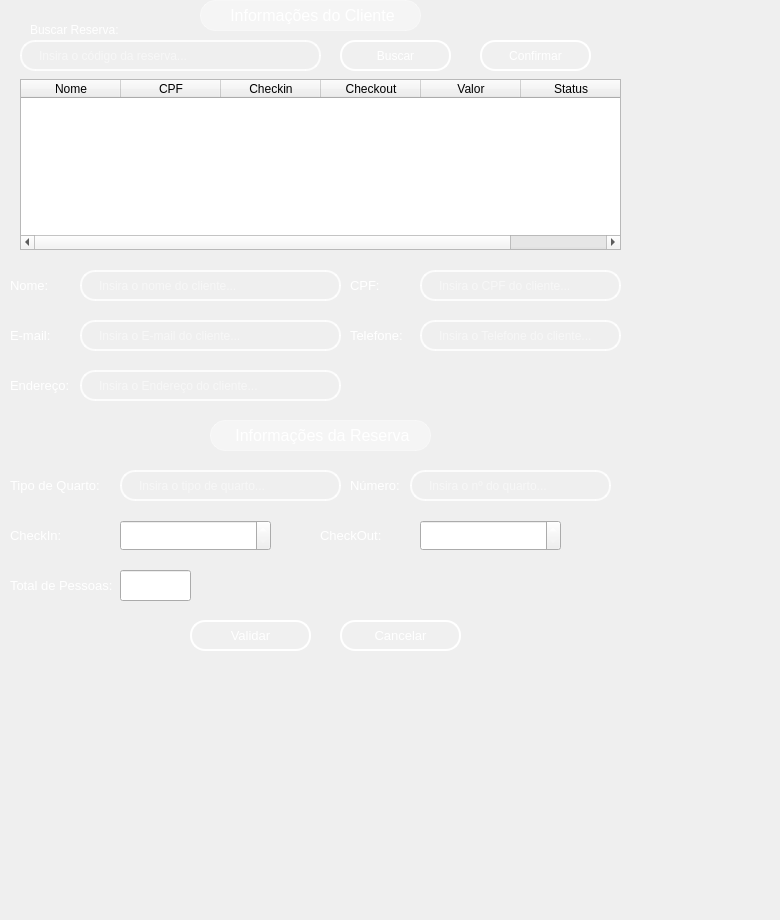
       <widget class="QWidget" name="page_13">
        <widget class="QLabel" name="label_17">
         <property name="geometry">
          <rect>
           <x>200</x>
           <y>0</y>
           <width>221</width>
           <height>31</height>
          </rect>
         </property>
         <property name="font">
          <font>
           <pointsize>12</pointsize>
           <weight>50</weight>
           <bold>false</bold>
          </font>
         </property>
         <property name="styleSheet">
          <string notr="true">QWidget {
    background-color: rgba(255, 255, 255, 90); /* 20% de opacidade */
    border-radius: 15px;
    border: 1px solid rgba(255, 255, 255, 100);
    backdrop-filter: blur(10px);
    /* Sombra inicial sutil nas laterais */
    box-shadow: 0 0 5px rgba(255, 255, 255, 50);
    /* Transição suave para sombra e fundo */
    transition: box-shadow 0.5s ease, background-color 0.5s ease, border 0.5s ease;
}

QWidget:hover {
    background-color: rgba(255, 255, 255, 110); /* Aumenta o brilho */
    border: 1px solid rgba(255, 255, 255, 130);
    /* Sombra mais intensa nas laterais, simulando brilho em movimento */
    box-shadow: 10px 0 15px rgba(255, 255, 255, 100), 
                -10px 0 15px rgba(255, 255, 255, 100);
}</string>
         </property>
         <property name="text">
          <string>&lt;html&gt;&lt;head/&gt;&lt;body&gt;&lt;p align=&quot;center&quot;&gt;&lt;span style=&quot; color:#ffffff;&quot;&gt;Informações do Cliente&lt;/span&gt;&lt;/p&gt;&lt;/body&gt;&lt;/html&gt;</string>
         </property>
        </widget>
        <widget class="QLabel" name="label_23">
         <property name="geometry">
          <rect>
           <x>210</x>
           <y>420</y>
           <width>221</width>
           <height>31</height>
          </rect>
         </property>
         <property name="font">
          <font>
           <pointsize>12</pointsize>
          </font>
         </property>
         <property name="styleSheet">
          <string notr="true">QWidget {
    background-color: rgba(255, 255, 255, 90); /* 20% de opacidade */
    border-radius: 15px;
    border: 1px solid rgba(255, 255, 255, 100);
    backdrop-filter: blur(10px);
    /* Sombra inicial sutil nas laterais */
    box-shadow: 0 0 5px rgba(255, 255, 255, 50);
    /* Transição suave para sombra e fundo */
    transition: box-shadow 0.5s ease, background-color 0.5s ease, border 0.5s ease;
}

QWidget:hover {
    background-color: rgba(255, 255, 255, 110); /* Aumenta o brilho */
    border: 1px solid rgba(255, 255, 255, 130);
    /* Sombra mais intensa nas laterais, simulando brilho em movimento */
    box-shadow: 10px 0 15px rgba(255, 255, 255, 100), 
                -10px 0 15px rgba(255, 255, 255, 100);
}</string>
         </property>
         <property name="text">
          <string>&lt;html&gt;&lt;head/&gt;&lt;body&gt;&lt;p align=&quot;center&quot;&gt;&lt;span style=&quot; color:#ffffff;&quot;&gt;Informações da Reserva&lt;/span&gt;&lt;/p&gt;&lt;/body&gt;&lt;/html&gt;</string>
         </property>
        </widget>
        <widget class="QLabel" name="label_40">
         <property name="geometry">
          <rect>
           <x>30</x>
           <y>20</y>
           <width>91</width>
           <height>21</height>
          </rect>
         </property>
         <property name="text">
          <string>&lt;html&gt;&lt;head/&gt;&lt;body&gt;&lt;p&gt;&lt;span style=&quot; font-size:9pt; color:#ffffff;&quot;&gt;Buscar Reserva:&lt;/span&gt;&lt;/p&gt;&lt;/body&gt;&lt;/html&gt;</string>
         </property>
        </widget>
        <widget class="QLineEdit" name="lineEdit_17">
         <property name="enabled">
          <bool>true</bool>
         </property>
         <property name="geometry">
          <rect>
           <x>20</x>
           <y>40</y>
           <width>301</width>
           <height>31</height>
          </rect>
         </property>
         <property name="styleSheet">
          <string notr="true">QLineEdit {
    /* Borda e fundo */
    border: 2px solid rgba(255, 255, 255, 200);
    border-radius: 15px;
    background-color: rgba(0, 0, 0, 0); /* Totalmente transparente */
    
    /* Espaçamento interno */
    padding: 5px 15px;
    
    /* Cor do texto */
    color: white;
    
    /* Melhora a renderização */
    background-clip: padding-box;
}

/* Efeito ao focar */
QLineEdit:focus {
    border: 2px solid rgba(255, 255, 255, 255);
    background-color: rgba(255, 255, 255, 60);
}</string>
         </property>
         <property name="placeholderText">
          <string>Insira o código da reserva...</string>
         </property>
        </widget>
        <widget class="QPushButton" name="pushButton_8">
         <property name="geometry">
          <rect>
           <x>340</x>
           <y>40</y>
           <width>111</width>
           <height>31</height>
          </rect>
         </property>
         <property name="styleSheet">
          <string notr="true">QPushButton {
    background-color: rgba(255, 255, 255, 0.5);
    border: 5px solid rgba(255, 255, 255, 0.3); /* Borda branca translúcida */
    color: #333333; /* Texto totalmente opaco */
}

QPushButton:hover {
    background-color: rgba(207, 216, 220, 100);
    border-color:rgba(255, 255, 255,255);
    
}

QPushButton:pressed {
    background-color: #A0B2C8; /* Azul acinzentado */
border-color: #003366; /* Azul escuro */
color: #003366;
}
 QPushButton{border: 2px solid rgba(255, 255, 255, 200);
    border-radius: 15px;
    background-color: rgba(0, 0, 0, 0); /* Totalmente transparente */
    
    /* Espaçamento interno */
    padding: 2px 15px;
    
    /* Cor do texto */
    color: white;
    
    /* Melhora a renderização */
    background-clip: padding-box;
}

/* Efeito ao focar */
QPushButton {
    border: 2px solid rgba(255, 255, 255, 255);
    background-color: rgba(255, 255, 255, 20);
}</string>
         </property>
         <property name="text">
          <string>Buscar</string>
         </property>
        </widget>
        <widget class="QPushButton" name="bttn_confirm_2">
         <property name="geometry">
          <rect>
           <x>480</x>
           <y>40</y>
           <width>111</width>
           <height>31</height>
          </rect>
         </property>
         <property name="styleSheet">
          <string notr="true">QPushButton {
    background-color: rgba(255, 255, 255, 0.5);
    border: 5px solid rgba(255, 255, 255, 0.3); /* Borda branca translúcida */
    color: #333333; /* Texto totalmente opaco */
}

QPushButton:hover {
    background-color: rgba(207, 216, 220, 100);
    border-color:rgba(255, 255, 255,255);
    
}

QPushButton:pressed {
    background-color: #A0B2C8; /* Azul acinzentado */
border-color: #003366; /* Azul escuro */
color: #003366;
}
 QPushButton{border: 2px solid rgba(255, 255, 255, 200);
    border-radius: 15px;
    background-color: rgba(0, 0, 0, 0); /* Totalmente transparente */
    
    /* Espaçamento interno */
    padding: 5px 15px;
    
    /* Cor do texto */
    color: white;
    
    /* Melhora a renderização */
    background-clip: padding-box;
}

/* Efeito ao focar */
QPushButton {
    border: 2px solid rgba(255, 255, 255, 255);
    background-color: rgba(255, 255, 255, 20);
}</string>
         </property>
         <property name="text">
          <string>Confirmar</string>
         </property>
        </widget>
        <widget class="QTableWidget" name="tableWidget_4">
         <property name="geometry">
          <rect>
           <x>20</x>
           <y>79</y>
           <width>601</width>
           <height>171</height>
          </rect>
         </property>
         <column>
          <property name="text">
           <string>Nome</string>
          </property>
         </column>
         <column>
          <property name="text">
           <string>CPF</string>
          </property>
         </column>
         <column>
          <property name="text">
           <string>Checkin</string>
          </property>
         </column>
         <column>
          <property name="text">
           <string>Checkout</string>
          </property>
         </column>
         <column>
          <property name="text">
           <string>Valor</string>
          </property>
         </column>
         <column>
          <property name="text">
           <string>Status</string>
          </property>
         </column>
        </widget>
        <widget class="QLabel" name="label_18">
         <property name="geometry">
          <rect>
           <x>10</x>
           <y>260</y>
           <width>341</width>
           <height>51</height>
          </rect>
         </property>
         <property name="text">
          <string>&lt;html&gt;&lt;head/&gt;&lt;body&gt;&lt;p&gt;&lt;span style=&quot; font-size:10pt; color:#ffffff;&quot;&gt;Nome:&lt;/span&gt;&lt;/p&gt;&lt;/body&gt;&lt;/html&gt;</string>
         </property>
        </widget>
        <widget class="QLineEdit" name="lineEdit_9">
         <property name="enabled">
          <bool>true</bool>
         </property>
         <property name="geometry">
          <rect>
           <x>80</x>
           <y>270</y>
           <width>261</width>
           <height>31</height>
          </rect>
         </property>
         <property name="styleSheet">
          <string notr="true">QLineEdit {
    /* Borda e fundo */
    border: 2px solid rgba(255, 255, 255, 200);
    border-radius: 15px;
    background-color: rgba(0, 0, 0, 0); /* Totalmente transparente */
    
    /* Espaçamento interno */
    padding: 5px 15px;
    
    /* Cor do texto */
    color: white;
    
    /* Melhora a renderização */
    background-clip: padding-box;
}

/* Efeito ao focar */
QLineEdit:focus {
    border: 2px solid rgba(255, 255, 255, 255);
    background-color: rgba(255, 255, 255, 60);
}</string>
         </property>
         <property name="placeholderText">
          <string>Insira o nome do cliente...</string>
         </property>
        </widget>
        <widget class="QLabel" name="label_19">
         <property name="geometry">
          <rect>
           <x>350</x>
           <y>260</y>
           <width>281</width>
           <height>51</height>
          </rect>
         </property>
         <property name="text">
          <string>&lt;html&gt;&lt;head/&gt;&lt;body&gt;&lt;p&gt;&lt;span style=&quot; font-size:10pt; color:#ffffff;&quot;&gt;CPF:&lt;/span&gt;&lt;/p&gt;&lt;/body&gt;&lt;/html&gt;</string>
         </property>
        </widget>
        <widget class="QLineEdit" name="lineEdit_10">
         <property name="enabled">
          <bool>true</bool>
         </property>
         <property name="geometry">
          <rect>
           <x>420</x>
           <y>270</y>
           <width>201</width>
           <height>31</height>
          </rect>
         </property>
         <property name="styleSheet">
          <string notr="true">QLineEdit {
    /* Borda e fundo */
    border: 2px solid rgba(255, 255, 255, 200);
    border-radius: 15px;
    background-color: rgba(0, 0, 0, 0); /* Totalmente transparente */
    
    /* Espaçamento interno */
    padding: 5px 15px;
    
    /* Cor do texto */
    color: white;
    
    /* Melhora a renderização */
    background-clip: padding-box;
}

/* Efeito ao focar */
QLineEdit:focus {
    border: 2px solid rgba(255, 255, 255, 255);
    background-color: rgba(255, 255, 255, 60);
}</string>
         </property>
         <property name="text">
          <string/>
         </property>
         <property name="placeholderText">
          <string>Insira o CPF do cliente...</string>
         </property>
        </widget>
        <widget class="QLabel" name="label_20">
         <property name="geometry">
          <rect>
           <x>10</x>
           <y>310</y>
           <width>341</width>
           <height>51</height>
          </rect>
         </property>
         <property name="text">
          <string>&lt;html&gt;&lt;head/&gt;&lt;body&gt;&lt;p&gt;&lt;span style=&quot; font-size:10pt; color:#ffffff;&quot;&gt;E-mail:&lt;/span&gt;&lt;/p&gt;&lt;/body&gt;&lt;/html&gt;</string>
         </property>
        </widget>
        <widget class="QLineEdit" name="lineEdit_11">
         <property name="enabled">
          <bool>true</bool>
         </property>
         <property name="geometry">
          <rect>
           <x>80</x>
           <y>320</y>
           <width>261</width>
           <height>31</height>
          </rect>
         </property>
         <property name="styleSheet">
          <string notr="true">QLineEdit {
    /* Borda e fundo */
    border: 2px solid rgba(255, 255, 255, 200);
    border-radius: 15px;
    background-color: rgba(0, 0, 0, 0); /* Totalmente transparente */
    
    /* Espaçamento interno */
    padding: 5px 15px;
    
    /* Cor do texto */
    color: white;
    
    /* Melhora a renderização */
    background-clip: padding-box;
}

/* Efeito ao focar */
QLineEdit:focus {
    border: 2px solid rgba(255, 255, 255, 255);
    background-color: rgba(255, 255, 255, 60);
}</string>
         </property>
         <property name="placeholderText">
          <string>Insira o E-mail do cliente...</string>
         </property>
        </widget>
        <widget class="QLineEdit" name="lineEdit_12">
         <property name="enabled">
          <bool>true</bool>
         </property>
         <property name="geometry">
          <rect>
           <x>420</x>
           <y>320</y>
           <width>201</width>
           <height>31</height>
          </rect>
         </property>
         <property name="styleSheet">
          <string notr="true">QLineEdit {
    /* Borda e fundo */
    border: 2px solid rgba(255, 255, 255, 200);
    border-radius: 15px;
    background-color: rgba(0, 0, 0, 0); /* Totalmente transparente */
    
    /* Espaçamento interno */
    padding: 5px 15px;
    
    /* Cor do texto */
    color: white;
    
    /* Melhora a renderização */
    background-clip: padding-box;
}

/* Efeito ao focar */
QLineEdit:focus {
    border: 2px solid rgba(255, 255, 255, 255);
    background-color: rgba(255, 255, 255, 60);
}</string>
         </property>
         <property name="placeholderText">
          <string>Insira o Telefone do cliente...</string>
         </property>
        </widget>
        <widget class="QLabel" name="label_21">
         <property name="enabled">
          <bool>true</bool>
         </property>
         <property name="geometry">
          <rect>
           <x>350</x>
           <y>310</y>
           <width>281</width>
           <height>51</height>
          </rect>
         </property>
         <property name="text">
          <string>&lt;html&gt;&lt;head/&gt;&lt;body&gt;&lt;p&gt;&lt;span style=&quot; font-size:10pt; color:#ffffff;&quot;&gt;Telefone:&lt;/span&gt;&lt;/p&gt;&lt;/body&gt;&lt;/html&gt;</string>
         </property>
        </widget>
        <widget class="QLabel" name="label_22">
         <property name="geometry">
          <rect>
           <x>10</x>
           <y>360</y>
           <width>341</width>
           <height>51</height>
          </rect>
         </property>
         <property name="text">
          <string>&lt;html&gt;&lt;head/&gt;&lt;body&gt;&lt;p&gt;&lt;span style=&quot; font-size:10pt; color:#ffffff;&quot;&gt;Endereço:&lt;/span&gt;&lt;/p&gt;&lt;/body&gt;&lt;/html&gt;</string>
         </property>
        </widget>
        <widget class="QLineEdit" name="lineEdit_13">
         <property name="enabled">
          <bool>true</bool>
         </property>
         <property name="geometry">
          <rect>
           <x>80</x>
           <y>370</y>
           <width>261</width>
           <height>31</height>
          </rect>
         </property>
         <property name="styleSheet">
          <string notr="true">QLineEdit {
    /* Borda e fundo */
    border: 2px solid rgba(255, 255, 255, 200);
    border-radius: 15px;
    background-color: rgba(0, 0, 0, 0); /* Totalmente transparente */
    
    /* Espaçamento interno */
    padding: 5px 15px;
    
    /* Cor do texto */
    color: white;
    
    /* Melhora a renderização */
    background-clip: padding-box;
}

/* Efeito ao focar */
QLineEdit:focus {
    border: 2px solid rgba(255, 255, 255, 255);
    background-color: rgba(255, 255, 255, 60);
}</string>
         </property>
         <property name="placeholderText">
          <string>Insira o Endereço do cliente...</string>
         </property>
        </widget>
        <widget class="QLabel" name="label_24">
         <property name="geometry">
          <rect>
           <x>10</x>
           <y>460</y>
           <width>341</width>
           <height>51</height>
          </rect>
         </property>
         <property name="text">
          <string>&lt;html&gt;&lt;head/&gt;&lt;body&gt;&lt;p&gt;&lt;span style=&quot; font-size:10pt; color:#ffffff;&quot;&gt;Tipo de Quarto:&lt;/span&gt;&lt;/p&gt;&lt;/body&gt;&lt;/html&gt;</string>
         </property>
        </widget>
        <widget class="QLineEdit" name="lineEdit_14">
         <property name="enabled">
          <bool>true</bool>
         </property>
         <property name="geometry">
          <rect>
           <x>120</x>
           <y>470</y>
           <width>221</width>
           <height>31</height>
          </rect>
         </property>
         <property name="styleSheet">
          <string notr="true">QLineEdit {
    /* Borda e fundo */
    border: 2px solid rgba(255, 255, 255, 200);
    border-radius: 15px;
    background-color: rgba(0, 0, 0, 0); /* Totalmente transparente */
    
    /* Espaçamento interno */
    padding: 5px 15px;
    
    /* Cor do texto */
    color: white;
    
    /* Melhora a renderização */
    background-clip: padding-box;
}

/* Efeito ao focar */
QLineEdit:focus {
    border: 2px solid rgba(255, 255, 255, 255);
    background-color: rgba(255, 255, 255, 60);
}</string>
         </property>
         <property name="text">
          <string/>
         </property>
         <property name="placeholderText">
          <string>Insira o tipo de quarto...</string>
         </property>
        </widget>
        <widget class="QLabel" name="label_25">
         <property name="geometry">
          <rect>
           <x>350</x>
           <y>460</y>
           <width>271</width>
           <height>51</height>
          </rect>
         </property>
         <property name="text">
          <string>&lt;html&gt;&lt;head/&gt;&lt;body&gt;&lt;p&gt;&lt;span style=&quot; font-size:10pt; color:#ffffff;&quot;&gt;Número:&lt;/span&gt;&lt;/p&gt;&lt;/body&gt;&lt;/html&gt;</string>
         </property>
        </widget>
        <widget class="QLabel" name="label_30">
         <property name="geometry">
          <rect>
           <x>10</x>
           <y>510</y>
           <width>311</width>
           <height>51</height>
          </rect>
         </property>
         <property name="text">
          <string>&lt;html&gt;&lt;head/&gt;&lt;body&gt;&lt;p&gt;&lt;span style=&quot; font-size:10pt; color:#ffffff;&quot;&gt;CheckIn:&lt;/span&gt;&lt;/p&gt;&lt;/body&gt;&lt;/html&gt;</string>
         </property>
        </widget>
        <widget class="QLineEdit" name="lineEdit_15">
         <property name="enabled">
          <bool>true</bool>
         </property>
         <property name="geometry">
          <rect>
           <x>410</x>
           <y>470</y>
           <width>201</width>
           <height>31</height>
          </rect>
         </property>
         <property name="styleSheet">
          <string notr="true">QLineEdit {
    /* Borda e fundo */
    border: 2px solid rgba(255, 255, 255, 200);
    border-radius: 15px;
    background-color: rgba(0, 0, 0, 0); /* Totalmente transparente */
    
    /* Espaçamento interno */
    padding: 5px 15px;
    
    /* Cor do texto */
    color: white;
    
    /* Melhora a renderização */
    background-clip: padding-box;
}

/* Efeito ao focar */
QLineEdit:focus {
    border: 2px solid rgba(255, 255, 255, 255);
    background-color: rgba(255, 255, 255, 60);
}</string>
         </property>
         <property name="placeholderText">
          <string>Insira o nº do quarto...</string>
         </property>
        </widget>
        <widget class="QDateEdit" name="dateEdit">
         <property name="enabled">
          <bool>true</bool>
         </property>
         <property name="geometry">
          <rect>
           <x>120</x>
           <y>520</y>
           <width>151</width>
           <height>31</height>
          </rect>
         </property>
         <property name="styleSheet">
          <string notr="true">color:rgba(255, 255, 255,255);</string>
         </property>
        </widget>
        <widget class="QLabel" name="label_31">
         <property name="geometry">
          <rect>
           <x>320</x>
           <y>510</y>
           <width>301</width>
           <height>51</height>
          </rect>
         </property>
         <property name="text">
          <string>&lt;html&gt;&lt;head/&gt;&lt;body&gt;&lt;p&gt;&lt;span style=&quot; font-size:10pt; color:#ffffff;&quot;&gt;CheckOut:&lt;/span&gt;&lt;/p&gt;&lt;/body&gt;&lt;/html&gt;</string>
         </property>
        </widget>
        <widget class="QDateEdit" name="dateEdit_2">
         <property name="enabled">
          <bool>true</bool>
         </property>
         <property name="geometry">
          <rect>
           <x>420</x>
           <y>520</y>
           <width>141</width>
           <height>31</height>
          </rect>
         </property>
         <property name="styleSheet">
          <string notr="true">color:rgba(255, 255, 255,255);</string>
         </property>
        </widget>
        <widget class="QLabel" name="label_26">
         <property name="geometry">
          <rect>
           <x>10</x>
           <y>560</y>
           <width>191</width>
           <height>51</height>
          </rect>
         </property>
         <property name="text">
          <string>&lt;html&gt;&lt;head/&gt;&lt;body&gt;&lt;p&gt;&lt;span style=&quot; font-size:10pt; color:#ffffff;&quot;&gt;Total de Pessoas:&lt;/span&gt;&lt;/p&gt;&lt;/body&gt;&lt;/html&gt;</string>
         </property>
        </widget>
        <widget class="QPushButton" name="editButton_6">
         <property name="geometry">
          <rect>
           <x>340</x>
           <y>620</y>
           <width>121</width>
           <height>31</height>
          </rect>
         </property>
         <property name="font">
          <font>
           <pointsize>10</pointsize>
          </font>
         </property>
         <property name="styleSheet">
          <string notr="true">QPushButton {
    background-color: rgba(255, 255, 255, 0.5);
    border: 5px solid rgba(255, 255, 255, 0.3); /* Borda branca translúcida */
    color: #333333; /* Texto totalmente opaco */
}

QPushButton:hover {
    background-color: rgba(207, 216, 220, 100);
    border-color:rgba(255, 255, 255,255);
    
}

QPushButton:pressed {
    background-color: #A0B2C8; /* Azul acinzentado */
border-color: #003366; /* Azul escuro */
color: #003366;
}
 QPushButton{border: 2px solid rgba(255, 255, 255, 200);
    border-radius: 15px;
    background-color: rgba(0, 0, 0, 0); /* Totalmente transparente */
    
    /* Espaçamento interno */
    padding: 5px 15px;
    
    /* Cor do texto */
    color: white;
    
    /* Melhora a renderização */
    background-clip: padding-box;
}

/* Efeito ao focar */
QPushButton {
    border: 2px solid rgba(255, 255, 255, 255);
    background-color: rgba(255, 255, 255, 20);
}</string>
         </property>
         <property name="text">
          <string>Cancelar</string>
         </property>
        </widget>
        <widget class="QPushButton" name="bttn_validate">
         <property name="geometry">
          <rect>
           <x>190</x>
           <y>620</y>
           <width>121</width>
           <height>31</height>
          </rect>
         </property>
         <property name="font">
          <font>
           <pointsize>10</pointsize>
          </font>
         </property>
         <property name="styleSheet">
          <string notr="true">QPushButton {
    background-color: rgba(255, 255, 255, 0.5);
    border: 5px solid rgba(255, 255, 255, 0.3); /* Borda branca translúcida */
    color: #333333; /* Texto totalmente opaco */
}

QPushButton:hover {
    background-color: rgba(207, 216, 220, 100);
    border-color:rgba(255, 255, 255,255);
    
}

QPushButton:pressed {
    background-color: #A0B2C8; /* Azul acinzentado */
border-color: #003366; /* Azul escuro */
color: #003366;
}
 QPushButton{border: 2px solid rgba(255, 255, 255, 200);
    border-radius: 15px;
    background-color: rgba(0, 0, 0, 0); /* Totalmente transparente */
    
    /* Espaçamento interno */
    padding: 5px 15px;
    
    /* Cor do texto */
    color: white;
    
    /* Melhora a renderização */
    background-clip: padding-box;
}

/* Efeito ao focar */
QPushButton {
    border: 2px solid rgba(255, 255, 255, 255);
    background-color: rgba(255, 255, 255, 20);
}</string>
         </property>
         <property name="text">
          <string>Validar</string>
         </property>
        </widget>
        <widget class="QLineEdit" name="lineEdit">
         <property name="enabled">
          <bool>true</bool>
         </property>
         <property name="geometry">
          <rect>
           <x>120</x>
           <y>570</y>
           <width>71</width>
           <height>31</height>
          </rect>
         </property>
        </widget>
        <widget class="QWidget" name="widget" native="true">
         <property name="geometry">
          <rect>
           <x>-70</x>
           <y>-220</y>
           <width>771</width>
           <height>911</height>
          </rect>
         </property>
         <property name="styleSheet">
          <string notr="true">QWidget {
    background: qradialgradient(
        cx: 0.5, cy: 0.2, radius: 0.8,
        fx: 0.5, fy: 0.2,
        stop: 0 #7FA3A6,  /* Brilho no topo (mais suave) */
        stop: 0.4 #4E7580, /* Azul intermediário mais escuro */
        stop: 0.7 #27425A, /* Azul mais escuro na transição */
        stop: 1 #0A1A30   /* Azul bem escuro na parte inferior */
    );
}
</string>
         </property>
        </widget>
        <zorder>widget</zorder>
        <zorder>label_21</zorder>
        <zorder>label_30</zorder>
        <zorder>label_17</zorder>
        <zorder>label_23</zorder>
        <zorder>label_40</zorder>
        <zorder>lineEdit_17</zorder>
        <zorder>pushButton_8</zorder>
        <zorder>bttn_confirm_2</zorder>
        <zorder>tableWidget_4</zorder>
        <zorder>label_18</zorder>
        <zorder>lineEdit_9</zorder>
        <zorder>label_19</zorder>
        <zorder>lineEdit_10</zorder>
        <zorder>label_20</zorder>
        <zorder>lineEdit_11</zorder>
        <zorder>lineEdit_12</zorder>
        <zorder>label_22</zorder>
        <zorder>lineEdit_13</zorder>
        <zorder>label_24</zorder>
        <zorder>lineEdit_14</zorder>
        <zorder>label_25</zorder>
        <zorder>lineEdit_15</zorder>
        <zorder>label_31</zorder>
        <zorder>dateEdit_2</zorder>
        <zorder>label_26</zorder>
        <zorder>editButton_6</zorder>
        <zorder>bttn_validate</zorder>
        <zorder>lineEdit</zorder>
        <zorder>dateEdit</zorder>
       </widget>
